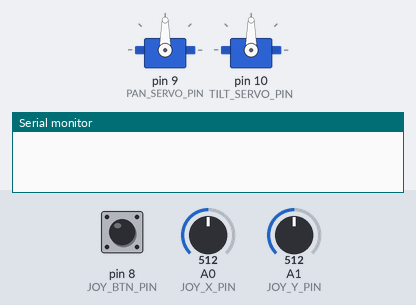
A sketch run on a simulated Arduino Nano, built with avr-gcc and run on an emulated ATmega328P. Parts: 2 × servo, the last lines printed to the serial monitor. The test bench sets the inputs (shaded band); at power-on: A0 (JOY_X_PIN) = 512, A1 (JOY_Y_PIN) = 512, pin 8 (JOY_BTN_PIN) HIGH.

Above: at 1.2 s.
1.3 s: A0 (JOY_X_PIN) set to 560
2.8 s: A0 (JOY_X_PIN) set to 581
At 4.36 s:
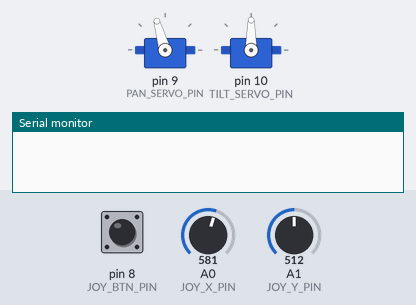
5.8 s: A1 (JOY_Y_PIN) set to 557
8.8 s: A1 (JOY_Y_PIN) set to 584
At 9.04 s:
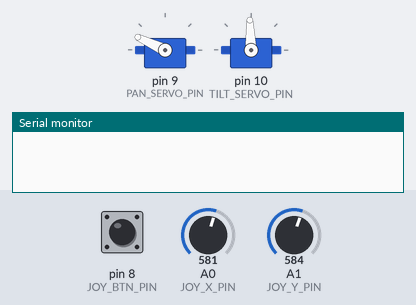
11.8 s: pin 8 (JOY_BTN_PIN) pulled LOW for 0.15 s
At 13.15 s:
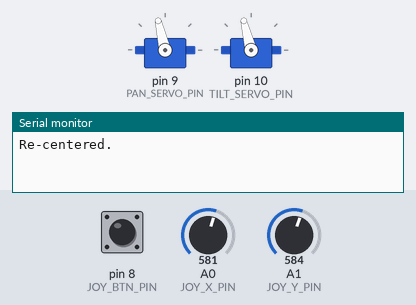
14.8 s: A0 (JOY_X_PIN) set to 511
At 14.99 s:
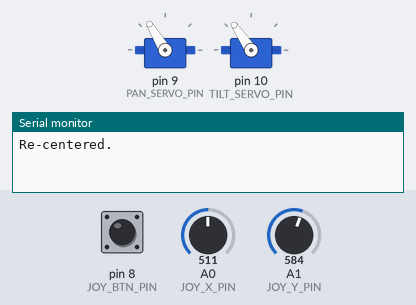
Timing chart, 0 to 18.8 s (numbered marks = the images above; inputs shaded):
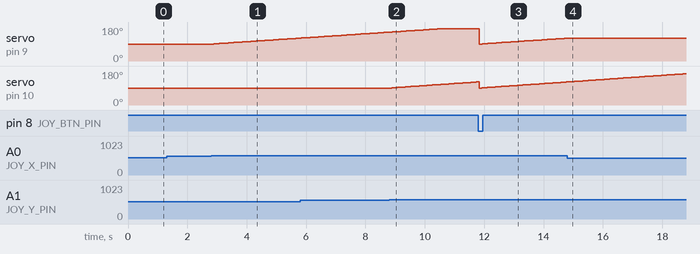

Measured:
- the behaviour switches between 571 and 572 on A0 (JOY_X_PIN) (found by bisection; images 0 and 1)
- the behaviour switches between 571 and 572 on A1 (JOY_Y_PIN) (found by bisection; images 1 and 2)
- after the input at 1.3 s, every drawn part: stays the same
- after the input at 2.8 s, servo on pin 9 (PAN_SERVO_PIN): moves from 90° to 121° over 2.9 s, starting after 0.09 s
- after the input at 8.8 s, servo on pin 10 (TILT_SERVO_PIN): moves from 90° to 122° over 2.8 s, starting after 0.08 s
- after the input at 11.8 s, servo on pin 9 (PAN_SERVO_PIN): 170° → 90° at once, → 91° 0.09 s later, → 92° 0.09 s later, → 93° 0.09 s later, … (32 changes in this stretch)
- after the input at 14.8 s, servo on pin 9 (PAN_SERVO_PIN): stays 121° (without the input it goes to 122° after 0.09 s)

The sketch:

pan_tilt_control.ino
```cpp
/*
  Servo Pan-Tilt Camera Mount
  ------------------------------
  Joystick deflection drives pan/tilt servo speed (not direct position) for
  smooth, analog-feeling control. Button press re-centers both axes.
  Board: Arduino Nano.
*/

#include <Servo.h>

const uint8_t JOY_X_PIN = A0;
const uint8_t JOY_Y_PIN = A1;
const uint8_t JOY_BTN_PIN = 8;
const uint8_t PAN_SERVO_PIN = 9;
const uint8_t TILT_SERVO_PIN = 10;

const int JOY_CENTER = 512;
const int DEADZONE = 60;       // ignore small drift around center
const float MAX_SPEED = 1.2;   // degrees per loop iteration at full deflection
const uint8_t MIN_ANGLE = 10;
const uint8_t MAX_ANGLE = 170;

Servo panServo, tiltServo;
float panAngle = 90;
float tiltAngle = 90;
bool lastButtonState = HIGH;

void setup() {
  panServo.attach(PAN_SERVO_PIN);
  tiltServo.attach(TILT_SERVO_PIN);
  pinMode(JOY_BTN_PIN, INPUT_PULLUP);

  panServo.write(panAngle);
  tiltServo.write(tiltAngle);
  Serial.begin(9600);
}

void loop() {
  panAngle = updateAxis(analogRead(JOY_X_PIN), panAngle);
  tiltAngle = updateAxis(analogRead(JOY_Y_PIN), tiltAngle);

  panServo.write((int)panAngle);
  tiltServo.write((int)tiltAngle);

  bool buttonState = digitalRead(JOY_BTN_PIN);
  if (buttonState == LOW && lastButtonState == HIGH) {
    delay(20); // debounce
    panAngle = 90;
    tiltAngle = 90;
    Serial.println("Re-centered.");
  }
  lastButtonState = buttonState;

  delay(15); // ~66Hz update rate keeps motion smooth without overloading servos
}

// Converts a raw joystick reading into a speed proportional to how far the
// stick is pushed from center, then integrates that speed into the current angle.
float updateAxis(int raw, float currentAngle) {
  int offset = raw - JOY_CENTER;

  if (abs(offset) < DEADZONE) return currentAngle; // stick is effectively centered

  float normalized = constrain((float)offset / JOY_CENTER, -1.0, 1.0);
  float speed = normalized * MAX_SPEED;

  float newAngle = currentAngle + speed;
  return constrain(newAngle, MIN_ANGLE, MAX_ANGLE);
}
```
